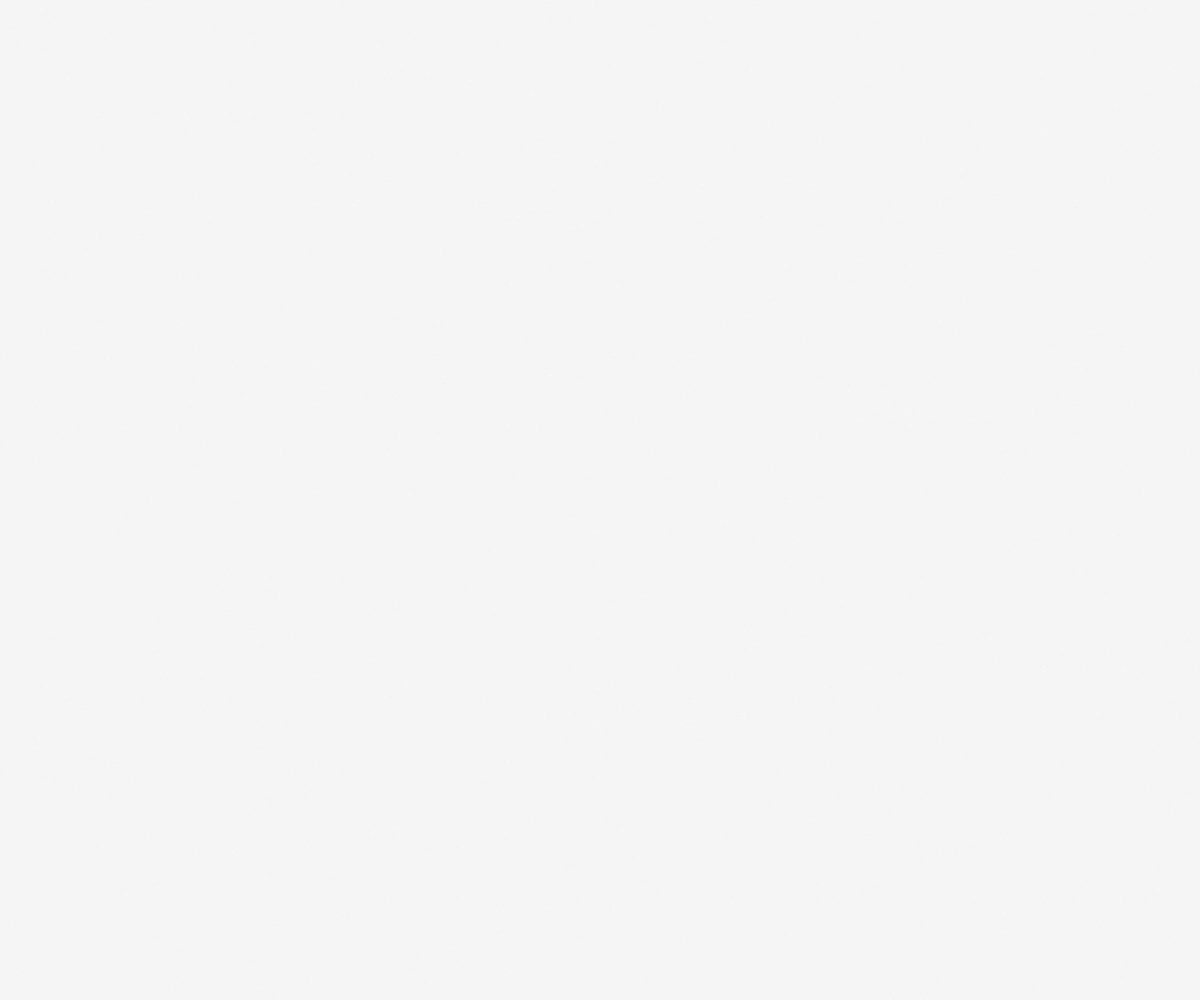
Frame 1 (no input)
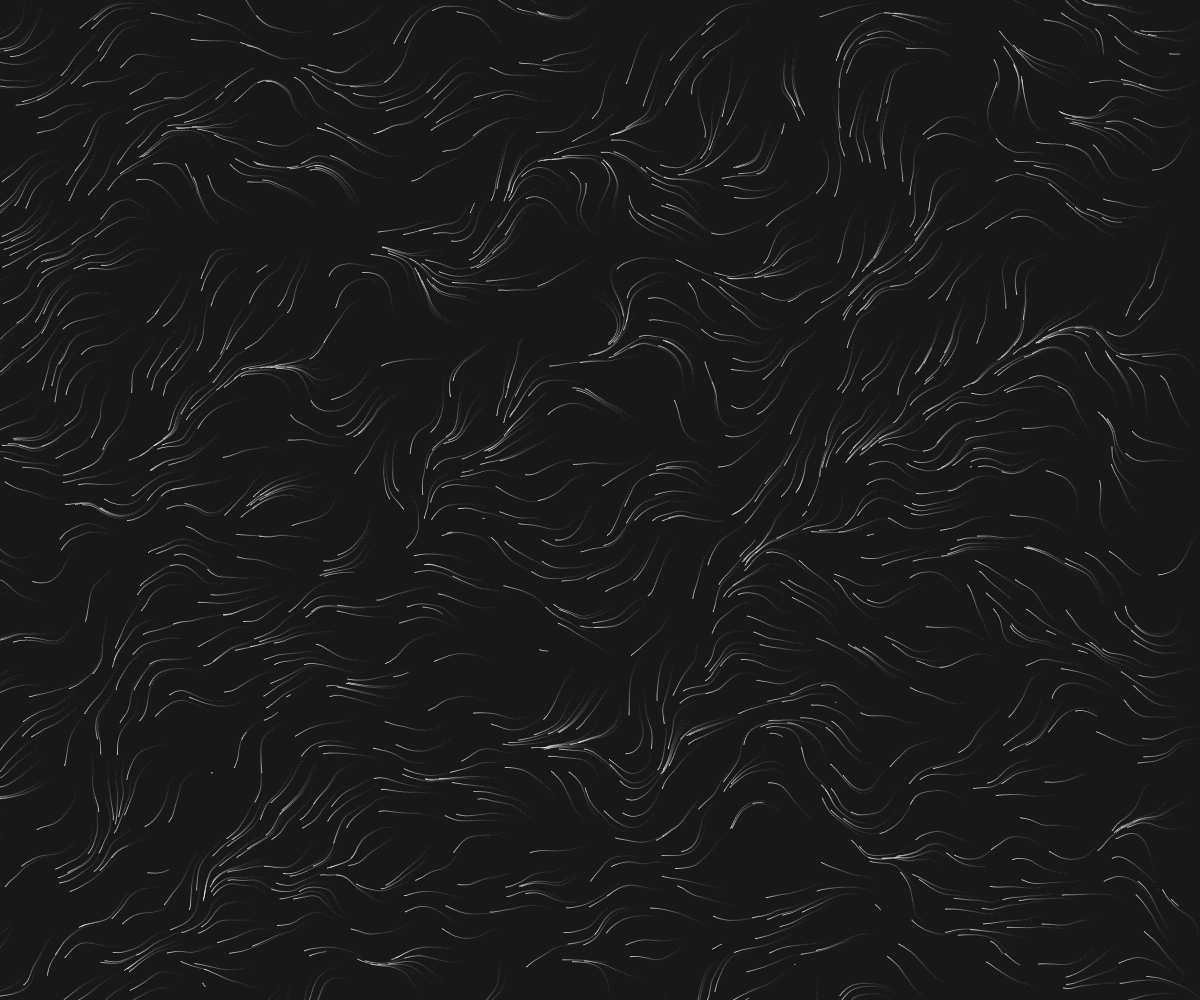
Frame 60 (no input)
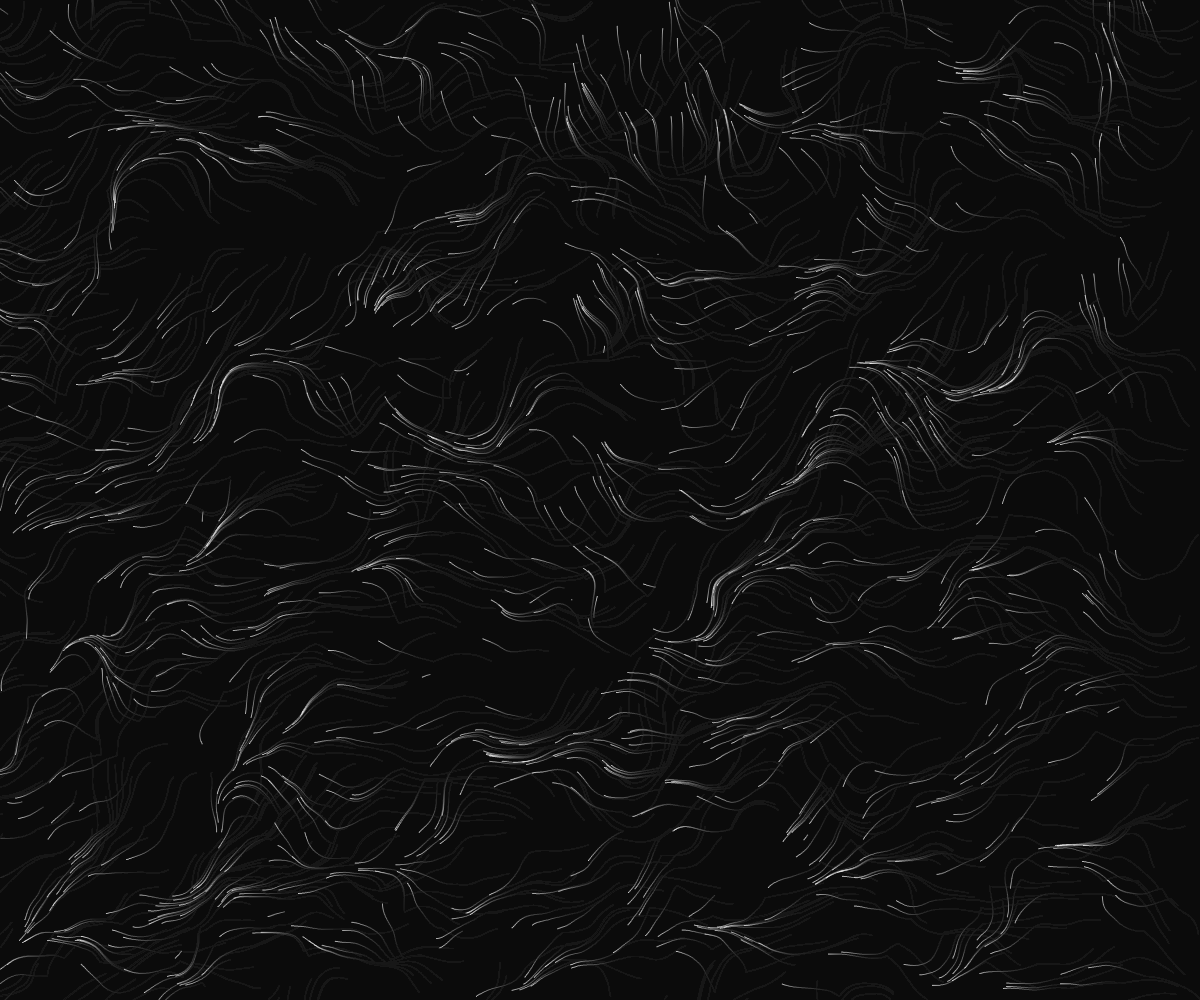
Frame 120 (the mouse pressed at the canvas centre since frame 60)

The p5.js sketch that drew these frames (run headless with seeded random() and noise() and a simulated clock; from frame 60 on, the mouse is pressed at the canvas centre):

// p5.js sketch
// ── sketch.js
var canvas;
let particle = [];
const num = 1300;
const noiseScale = 0.01;

    
function setup() {
  let canvas = createCanvas(windowWidth, windowHeight);
  canvas.position(0,0,'fixed');
  canvas.style ('z-index', '-1')
  
  for(let i = 0; i < num; i ++) {
    particle.push(createVector(random(width), random(height)));
  }
  stroke(255);
}

function windowResized() {
  resizeCanvas(windowWidth, windowHeight);
}


function draw() {
  background(0,10);
  for(let i = 0; i < num; i++) {
    let p= particle[i];
    point(p.x,p.y);
    let n = noise(p.x * noiseScale, p.y * noiseScale);
    let a = TAU * n;
    p.x += cos(a);
    p.y += sin(a);  
    if(!onScreen(p)) {
      p.x = random(width);
      p.y = random(height);
    }
  } 
}

function mouseMoved() {
//function mouseReleased() {
  noiseSeed(millis());
}

function onScreen(v) {
  return v.x >= 0 && v.x <= width && v.y >= 0 && v.y <= height;
}
// ── style.css
@font-face {
        font-family: "Guyon Gazebo";
        font-weight: 400;
        src: url("/fonts/GuyonGazebo-Regular.woff") format("woff");  
}

@font-face {
        font-family: "roboto";
        font-weight: 400;
        src: url("/fonts/roboto.medium.woff") format("woff"); 
}

/* @media screen and (max-width: 600px) {
        h1 {
                margin-top: 2vh;
        }
} */

canvas {
        margin: 0px;
        padding: 0px;
        position: fixed;
}


h1 {
        font-family: "Guyon Gazebo";
        font-size: 17.5vw;
        text-align : center;
        line-height: 30%;
        letter-spacing: 30px;
        margin-top: 23vh;
        color: #00d79e;
        @media (max-width: 600px){
                margin-top: 5vh;
        }

        
}
h2 {
        font-family: "Guyon Gazebo";
        font-size: 19.5vw;
        text-align: center;
        line-height: 10%;
        letter-spacing: 30px;
        margin-bottom: 30vh;
        color: #00d79e;
        @media (max-width: 600px){
                margin-top: 5vh;
        }
}
p1 { 
        font-family: "roboto";
        font-size: 2.5vw;
        text-align: left;
        line-height: 140%;
        color: #00d79c;
        display: block;
        width: 60%;
        margin: auto;
}

a:hover {
        <img src="_____.gif">;
      }

.mark {
        text-decoration: underline;
}
